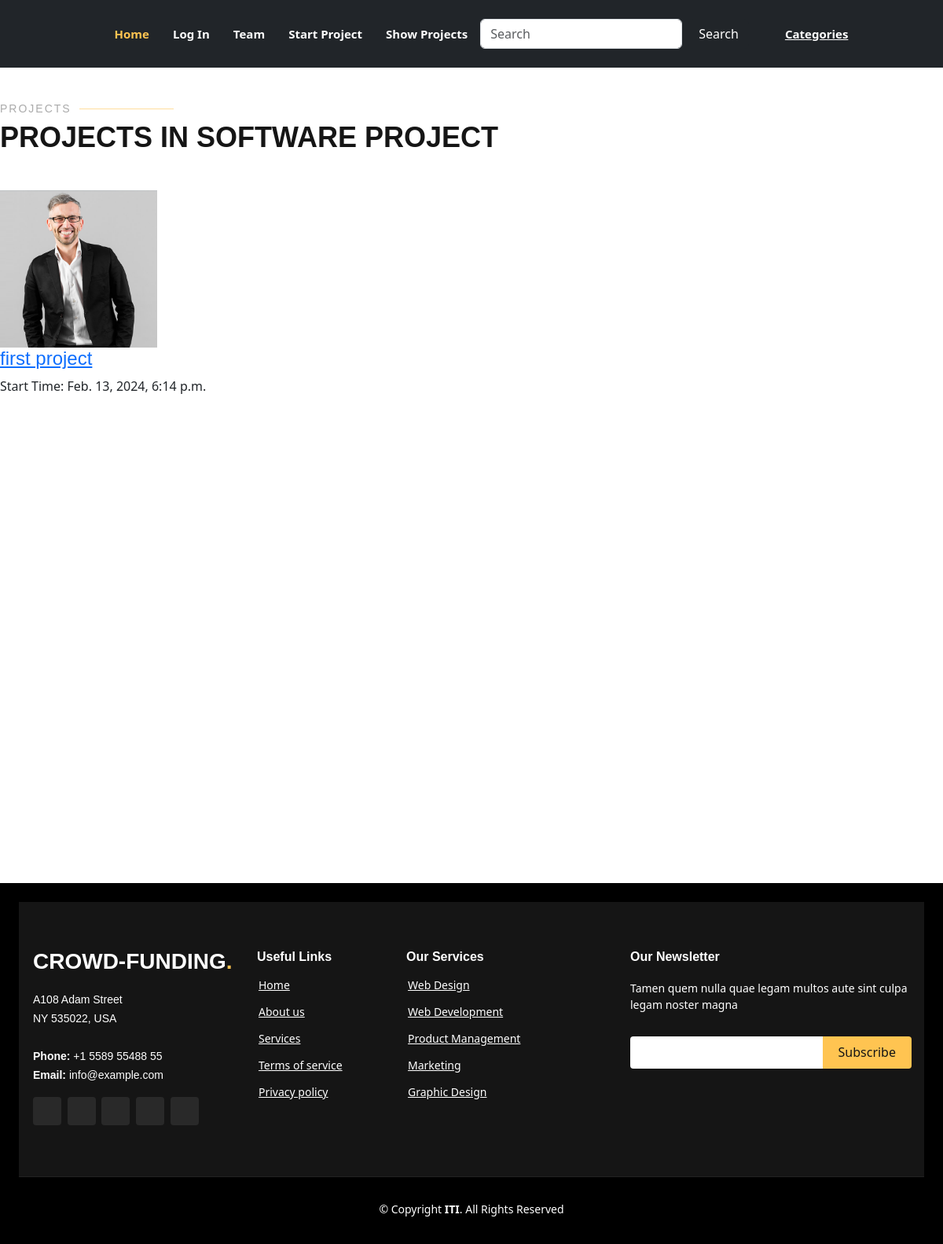
The app's page /category/1/, older data.
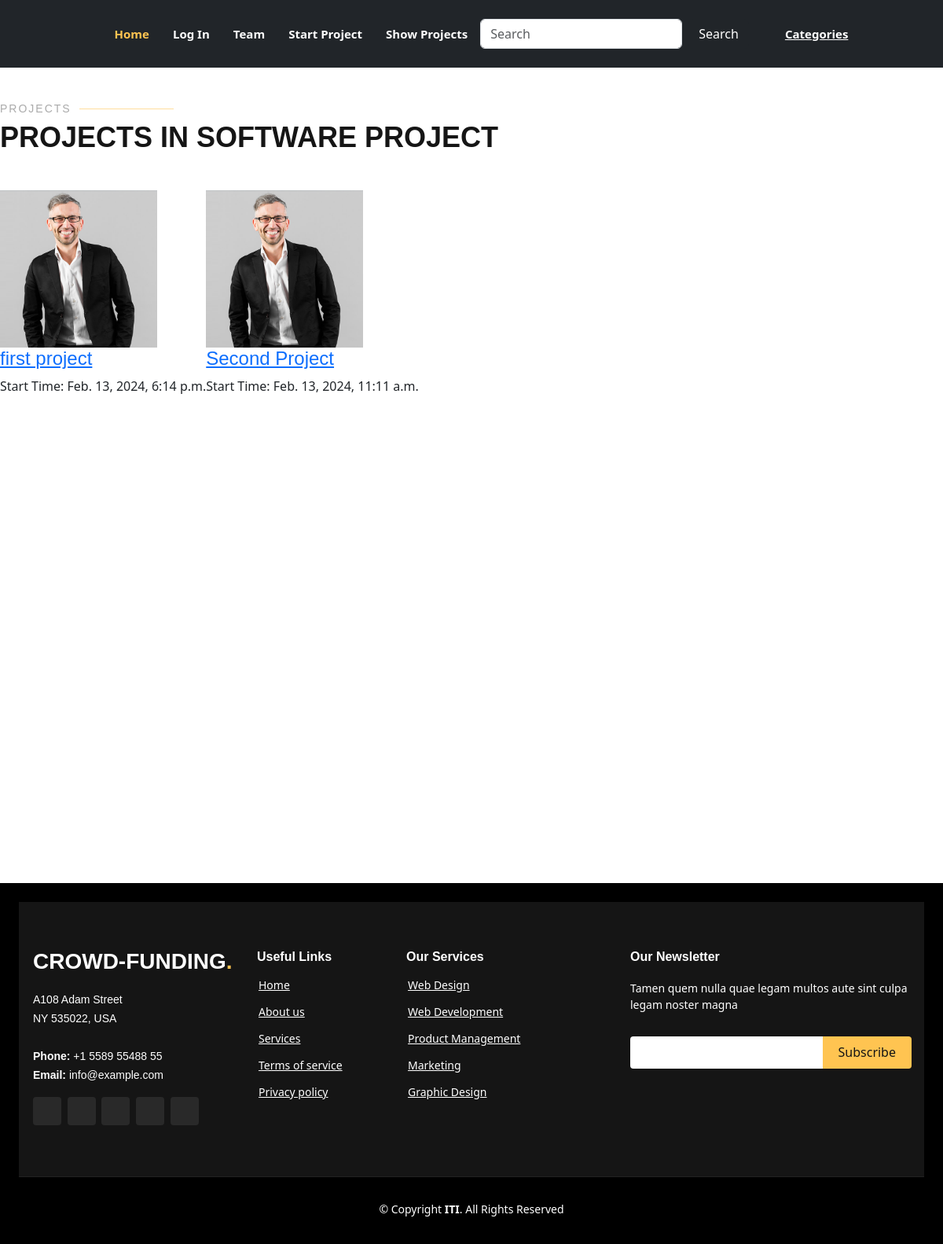
The same page, newer data.
### myapp/models.py (models this page shows)
class Project(models.Model):
    title = models.CharField(max_length=200)
    details = models.TextField()
    tags = models.ManyToManyField(Tag)  # Many-to-many relationship with Tag model
    category = models.ForeignKey(Category, on_delete=models.CASCADE)
    total_target = models.DecimalField(max_digits=10, decimal_places=2)
    start_time = models.DateTimeField()
    end_time = models.DateTimeField()
    creator = models.ForeignKey(User, on_delete=models.CASCADE)
    images=models.ImageField(blank=True)

### myapp/views.py (the view)
# urls.py: path('category/<int:category_id>/', category_projects, name='category_projects'),
def category_projects(request, category_id):
    category = get_object_or_404(Category, pk=category_id)
    projects = Project.objects.filter(category=category)
    categories = Category.objects.all()
    return render(request, 'myapp/showdataofcategory.html', {'projects': projects, 'categories': categories ,'category':category})

### myapp/templates/myapp/showdataofcategory.html (shortened to what this page needs)
{% extends "base.html" %}
{% load static %}
{% block content %}
  <div class="section-title mt-5">
    <h2>Projects</h2>
    <p>Projects in {{ category.name }}</p>
  </div>
  {% for project in projects %}
  <div class="col-lg-4 col-md-6 d-flex align-items-stretch" data-aos="zoom-in" data-aos-delay="100" style="width: auto;">
    <div class="icon-box">
      <img src="../../../static/img/team-1.jpg" style="height: 200px;">
      <h4><a href="">{{ project.title }} </a></h4>
      <p>Start Time: {{ project.start_time }}</p>
    </div>
   {% endfor %} </div>
</div>
  <pre>
  </pre>
{% endblock %}

Row changes from the older to the newer data that the page shows:
added Project: title "Second Project", start_time "Feb. 13, 2024, 11:11 a.m."
